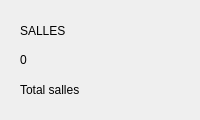
               <widget class="QFrame" name="cardStat3">
                <property name="minimumSize">
                 <size>
                  <width>0</width>
                  <height>120</height>
                 </size>
                </property>
                <layout class="QVBoxLayout" name="cardStat3Layout">
                 <property name="spacing">
                  <number>4</number>
                 </property>
                 <property name="leftMargin">
                  <number>20</number>
                 </property>
                 <property name="topMargin">
                  <number>18</number>
                 </property>
                 <property name="rightMargin">
                  <number>20</number>
                 </property>
                 <property name="bottomMargin">
                  <number>18</number>
                 </property>
                 <item>
                  <widget class="QLabel" name="cardStatTitle3">
                   <property name="text">
                    <string>SALLES</string>
                   </property>
                  </widget>
                 </item>
                 <item>
                  <widget class="QLabel" name="cardStatValue3">
                   <property name="text">
                    <string>0</string>
                   </property>
                  </widget>
                 </item>
                 <item>
                  <widget class="QLabel" name="cardStatSub3">
                   <property name="text">
                    <string>Total salles</string>
                   </property>
                  </widget>
                 </item>
                </layout>
               </widget>
